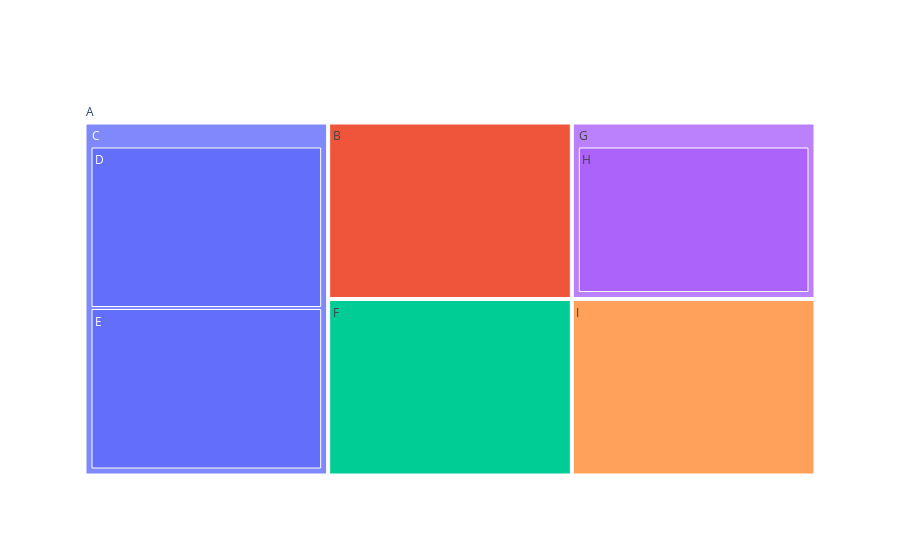

The notebook cell this image was saved under:
### Markdown cell above
## Day 7: Treemap using Python

### Code cell
import plotly.graph_objects as go

fig = go.Figure(go.Treemap(labels = ["A","B","C","D","E","F","G","H","I"],
                           parents = ["","A","A","C","C","A","A","G","A","B","D","E","F","H","I"]))
fig.show()

### Figure 1 — Plotly figure (JSON) as saved in the notebook; plotly's stock layout.template omitted (floating-point values rounded to 4 significant figures)
{"data": [{"labels": ["A", "B", "C", "D", "E", "F", "G", "H", "I"], "parents": ["", "A", "A", "C", "C", "A", "A", "G", "A", "B", "D", "E", "F", "H", "I"], "type": "treemap"}], "layout": {}}
